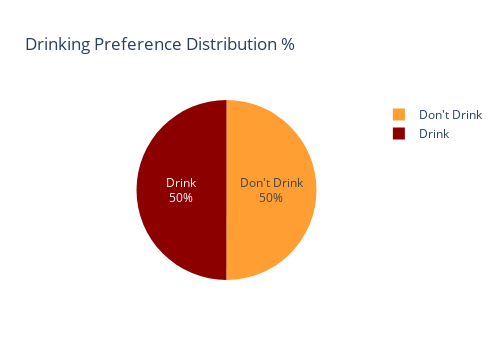

Write notebook code for a chart like this one.
### Code cell
# visualization
color_drink= {"Don't Drink": '#ff9e32', 'Drink':'#8d0000'}
fig= px.pie(drink_percent, title='Drinking Preference Distribution %',
            values='percentage', names='drk_yn',
            color='drk_yn',
            color_discrete_map=color_drink, width=500)

fig.update_traces(textinfo='percent+label')
fig.show()

### Figure 1 — Plotly figure (JSON) as saved in the notebook; plotly's stock layout.template omitted (floating-point values rounded to 4 significant figures)
{"data": [{"customdata": [["Don't Drink"], ["Drink"]], "domain": {"x": [0, 1], "y": [0, 1]}, "hovertemplate": "drk_yn=%{customdata[0]}<br>percentage=%{value}<extra></extra>", "labels": ["Don't Drink", "Drink"], "legendgroup": "", "marker": {"colors": ["#ff9e32", "#8d0000"]}, "name": "", "showlegend": true, "textinfo": "percent+label", "type": "pie", "values": [0.5002, 0.4998]}], "layout": {"height": 360, "legend": {"tracegroupgap": 0}, "title": {"text": "Drinking Preference Distribution %"}, "width": 500}}
